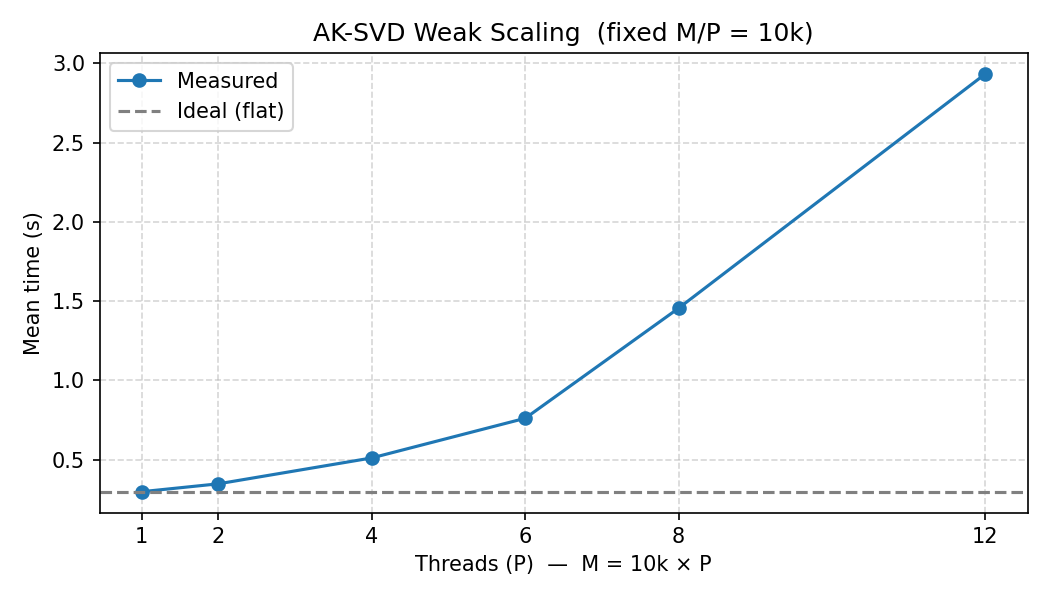

This figure's Python source:
import subprocess, re, os
import matplotlib
matplotlib.use("Agg")
import matplotlib.pyplot as plt

BINARY = os.path.join(os.path.dirname(__file__),
                      "../../Implementations/AK-SVD-Parallel/build/main")
HERE = os.path.dirname(os.path.abspath(__file__))

M_BASE = 10000  # signals per thread
THREADS = [1, 2, 4, 6, 8, 12]

means = []
for p in THREADS:
    M = M_BASE * p
    env = os.environ.copy()
    env["OMP_NUM_THREADS"] = str(p)
    out = subprocess.run(
        [BINARY, "--synth", str(M)],
        capture_output=True, text=True,
        env=env, cwd=os.path.dirname(BINARY)
    ).stdout
    m = re.search(r"mean\s*:\s*([\d.]+)", out)
    mean = float(m.group(1)) if m else float("nan")
    means.append(mean)
    print(f"P={p:2d}  M={M:>7d}  mean={mean:.4f}s")

fig, ax = plt.subplots(figsize=(7, 4))
ax.plot(THREADS, means, marker="o", label="Measured")
ax.axhline(means[0], linestyle="--", color="grey", label="Ideal (flat)")
ax.set_xlabel("Threads (P)  —  M = 10k × P")
ax.set_ylabel("Mean time (s)")
ax.set_title("AK-SVD Weak Scaling  (fixed M/P = 10k)")
ax.set_xticks(THREADS)
ax.legend()
ax.grid(True, linestyle="--", alpha=0.5)
fig.tight_layout()

out_path = os.path.join(HERE, "weak_scaling.png")
fig.savefig(out_path, dpi=150)
print(f"\nSaved plot to {out_path}")
